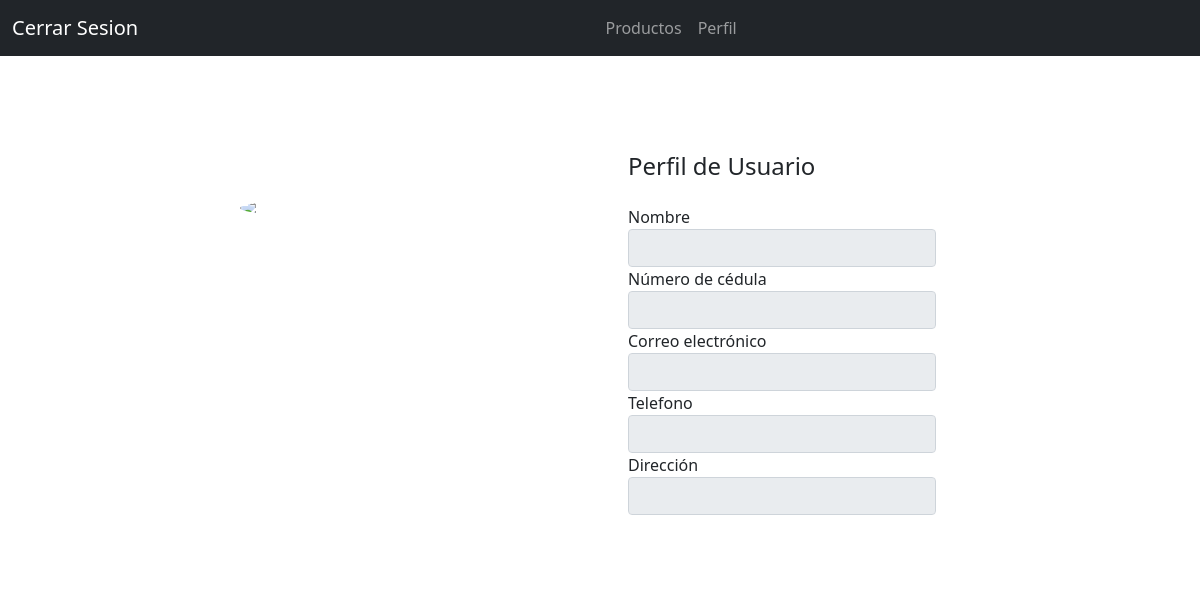
Before: /perfil/3 with the older database file.
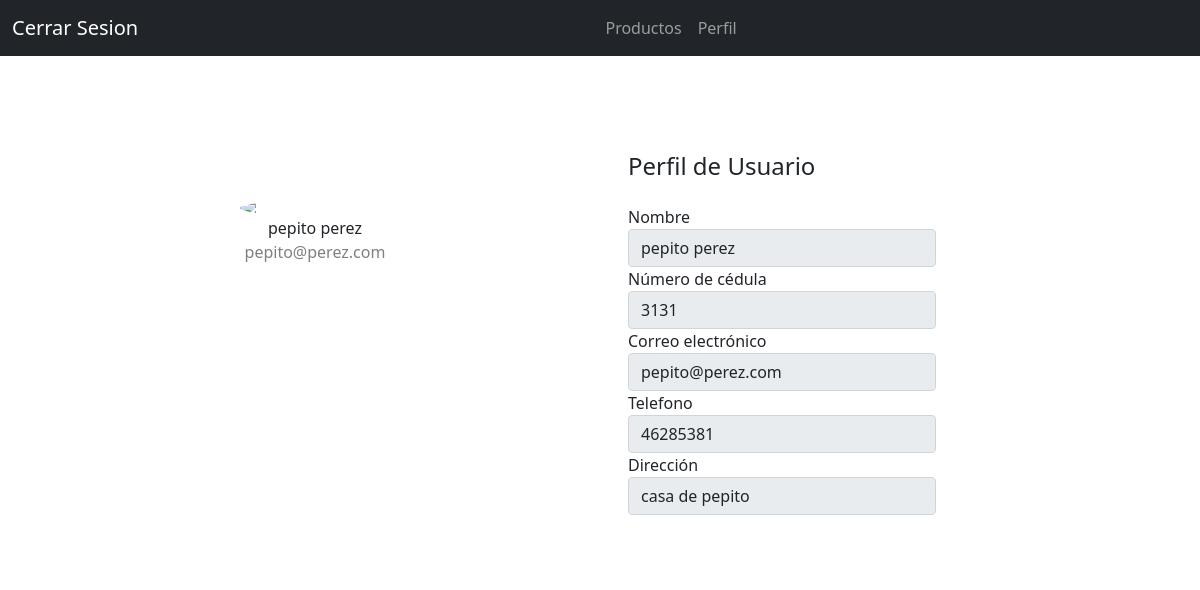
After: the same page with the newer database file.
### index.py (models this page shows)
class Usuario(db.Model):
    id = db.Column(db.Integer, primary_key=True)
    nombre = db.Column(db.String(80))
    cedula = db.Column(db.String(80), unique=True)
    correo = db.Column(db.String(120))
    contrasena = db.Column(db.String(80))
    tarjeta = db.Column(db.String(80))
    codigo = db.Column(db.String(80))
    fecha = db.Column(db.String(80))
    direccion = db.Column(db.String(200))
    telefono = db.Column(db.String(80))

### index.py (the view)
@app.route('/perfil/<idu>', methods=['POST', 'GET'])
def perfil(idu):
    usuario = Usuario.query.filter_by(id=idu).first()
    if request.method == 'POST':
        return render_template('perfil.html', usuario=usuario)
    else:
        return render_template('perfil.html', usuario=usuario)

### templates/perfil.html (shortened to what this page needs)
<!DOCTYPE html>
<html lang="en">
<head>
    <link rel="stylesheet" href="https://cdn.jsdelivr.net/npm/bootstrap@5.0.0-alpha1/dist/css/bootstrap.min.css">
    <link href="https://cdn.jsdelivr.net/npm/bootstrap@5.1.3/dist/css/bootstrap.min.css" rel="stylesheet"
>
</head>
<body>
    <nav class="navbar navbar-expand-md navbar-dark bg-dark">
        <div class="container-fluid">
            <a class="navbar-brand" href="/">Cerrar Sesion</a>
            <div class="collapse navbar-collapse" id="navbarNav">
                <ul class="navbar-nav mx-auto">
                    <li class="nav-item">
                        <a class="nav-link" href="{{ url_for('productos', idu=usuario.id) }}">Productos</a>
                    </li>
                    <li class="nav-item">
                        <a class="nav-link" href="">Perfil</a>
                    </li>
                </ul>
            </div>
        </div>
    </nav>
    <div class="container rounded bg-white mt-5 mb-5">
        <div class="row">
            <div class="col-md-6">
                <div class="d-flex flex-column align-items-center text-center py-5">
                    <img class="rounded-circle mt-5" width="150px"
                    src="https://st3.depositphotos.com/15648834/17930/v/600/depositphotos_179308454-stock-illustration-unknown-person-silhouette-glasses-profile.jpg">
                    <span class="font-weight-bold">{{usuario.nombre}}</span><span class="text-black-50">{{usuario.correo}}</span></div>
            </div>
            <div class="col-md-5">
                <div class="p-3 py-5">
                    <div class="d-flex align-items-center mb-3">
                        <h4 class="text-center">Perfil de Usuario</h4>
                    </div>
                    <div class="row mt-3">
                        <div class="col-md-9"><label class="labels">Nombre</label><input class="form-control" value="{{usuario.nombre}}" readonly="readonly"></div>
                        <div class="col-md-9"><label class="labels">Número de cédula</label><input type="text" class="form-control" value="{{usuario.cedula}}" readonly="readonly"></div>
                        <div class="col-md-9"><label class="labels">Correo electrónico</label><input type="text" class="form-control" value="{{usuario.correo}}" readonly="readonly"></div>
                        <div class="col-md-9"><label class="labels">Telefono</label><input type="text" class="form-control" value="{{usuario.telefono}}" readonly="readonly"></div>
                        <div class="col-md-9"><label class="labels">Dirección</label><input type="text" class="form-control" value="{{usuario.direccion}}" readonly="readonly"></div>
                    </div>
                </div>
            </div>
        </div>
    </div>
</body>
</html>

Changed rows visible on the page:
added Usuario: nombre "pepito perez", correo "pepito@perez.com", cedula "3131", telefono "46285381", direccion "casa de pepito"
